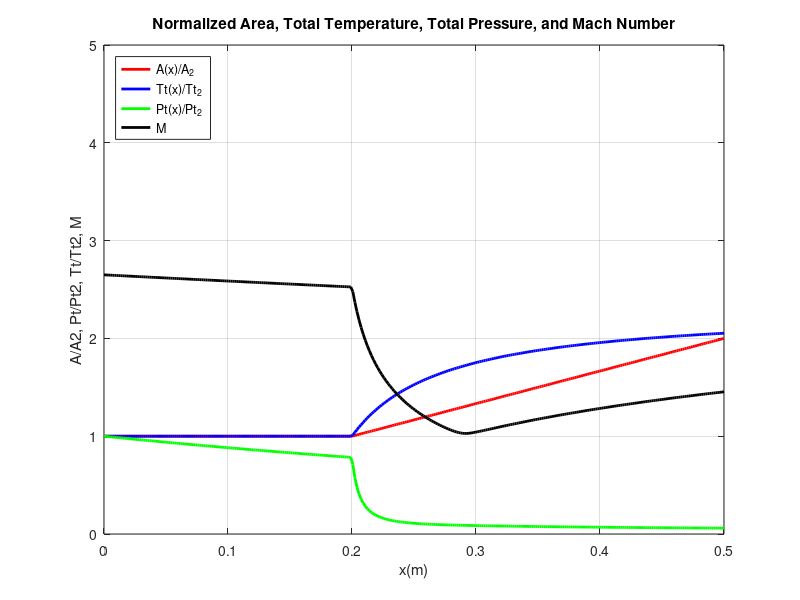
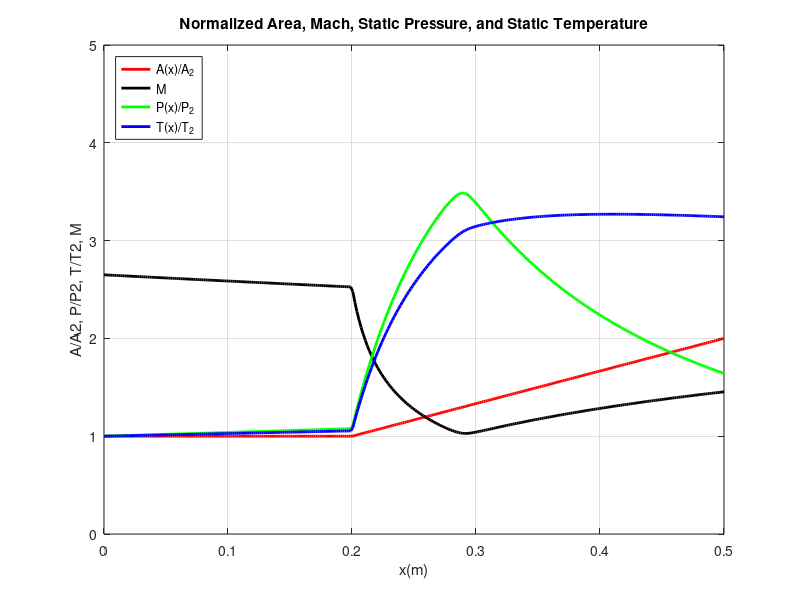

Write the MATLAB code that produced these figures, in order.
clear; close all; clc;

gamma_iso = 1.37; R_iso = 287;  cp_iso = 1063;
gamma_comb = 1.31; R_comb = 297; cp_comb = 1255;

Cf = 0.002;
D = 0.06;
fst = 0.029;
phi = 0.71;
h_PR = 1.2e8;
eta_c_tot = 0.8;
vartheta = 5.0;

M2 = 2.65;
T2 = 650;
P2 = 50e3;
A2 = pi*D^2/4;

Ht2 = 1.59e6;
Tt2 = Ht2/cp_iso;
Pt2 = P2*(Tt2/T2)^(gamma_iso/(gamma_iso-1));

x2 = 0.0; x3 = 0.2; x4 = 0.5;

% Property switches as functions of x
gamma_fun = @(x) (x <= x3).*gamma_iso + (x > x3).*gamma_comb;
cp_fun    = @(x) (x <= x3).*cp_iso    + (x > x3).*cp_comb;
% R_fun not used below, keep if needed:
R_fun     = @(x) (x <= x3).*R_iso     + (x > x3).*R_comb;

% Geometry and combustion scheduling
dAdx  = @(x, A) (x <= x3)*0 + (x > x3)*(A2/(x4 - x3));
X_fun = @(x) (x - x3) / (x4 - x3);
detadx= @(x) (eta_c_tot * vartheta / (x4-x3)) ./ (1 + (vartheta-1) * X_fun(x)).^2;

% ODE right-hand sides with x-dependent gamma, cp
dTtdx = @(x, Tt) (x <= x3)*0 + (x > x3)*((h_PR * fst * phi ./ cp_fun(x)) .* detadx(x));
dPtdx = @(x, Tt, Pt, M) Pt .* (-gamma_fun(x) .* M.^2) .* ( dTtdx(x, Tt) ./ Tt + (4 * Cf) / D );
dMdx  = @(x, Tt, M, A) (M .* (1 + ((gamma_fun(x) - 1)/2) .* M.^2) ./ (1 - M.^2)) .* ...
    ( ((1 + gamma_fun(x) .* M.^2) / 2) .* (dTtdx(x, Tt) ./ Tt) ...
    + (gamma_fun(x) .* M.^2) .* (2 * Cf / D) - dAdx(x, A) ./ A );
dPdx  = @(x, Tt, M, A, P) (P .* (gamma_fun(x) .* M.^2) ./ (1 - M.^2)) .* ...
    ( dAdx(x, A) ./ A - (1 + (gamma_fun(x) - 1) .* M.^2) .* (2 * Cf / D) ...
    - (1 + ((gamma_fun(x) - 1) .* M.^2) / 2) .* (dTtdx(x, Tt) ./ Tt) );
dTdx  = @(x, Tt, M, A, T) (T ./ (1 - M.^2)) .* ...
    ( (gamma_fun(x) - 1) .* M.^2 .* ( dAdx(x, A) ./ A - gamma_fun(x) .* M.^2 .* (2 * Cf / D) ) ...
    + (1 - gamma_fun(x) .* M.^2) .* (1 + (gamma_fun(x) - 1) .* M.^2 / 2) .* (dTtdx(x, Tt) ./ Tt) );

odes = @(x, y) [ ...
    dAdx(x, y(1));                   % dA/dx
    dTtdx(x, y(2));                  % dTt/dx
    dPtdx(x, y(2), y(3), y(4));      % dPt/dx
    dMdx(x, y(2), y(4), y(1));       % dM/dx
    dPdx(x, y(2), y(4), y(1), y(5)); % dP/dx
    dTdx(x, y(2), y(4), y(1), y(6))  % dT/dx
    ];

xspan = linspace(x2, x4, 300);
y0 = [A2; Tt2; Pt2; M2; P2; T2];

% Optional: stop at sonic condition
opts = odeset('RelTol',1e-6,'AbsTol',1e-8);
% opts = odeset(opts,'Events',@(x,y) sonicEvent(x,y));

[x, y] = ode45(odes, xspan, y0, opts);

A  = y(:, 1);
Tt = y(:, 2);
Pt = y(:, 3);
M  = y(:, 4);
P  = y(:, 5);
T  = y(:, 6);

A_A2 = A / A2;
Tt_Tt2 = Tt / Tt2;
Pt_Pt2 = Pt / Pt2;
P_P2 = P / P2;
T_T2 = T / T2;

figure;
plot(x, A_A2, '-r', 'LineWidth', 2); hold on;
plot(x, Tt_Tt2, '-b', 'LineWidth', 2);
plot(x, Pt_Pt2, '-g', 'LineWidth', 2);
plot(x, M, 'k-', 'LineWidth', 2);
xlabel('x(m)'); ylabel('A/A2, Pt/Pt2, Tt/Tt2, M');
legend('A(x)/A_2', 'Tt(x)/Tt_2', 'Pt(x)/Pt_2', 'M', 'Location', 'northwest');
title('Normalized Area, Total Temperature, Total Pressure, and Mach Number');
grid on;

xlim([0 0.5]);
ylim([0 5]);
xticks(0:0.1:0.5);
yticks(0:1:5);

figure;
plot(x, A_A2, '-r', 'LineWidth', 2); hold on;
plot(x, M, 'k-', 'LineWidth', 2);
plot(x, P_P2, '-g', 'LineWidth', 2);
plot(x, T_T2, '-b', 'LineWidth', 2);
xlabel('x(m)'); ylabel('A/A2, P/P2, T/T2, M');
legend('A(x)/A_2', 'M', 'P(x)/P_2', 'T(x)/T_2', 'Location', 'northwest');
title('Normalized Area, Mach, Static Pressure, and Static Temperature');
grid on;

xlim([0 0.5]);
ylim([0 5]);
xticks(0:0.1:0.5);
yticks(0:1:5);

function [value,isterminal,direction] = sonicEvent(x,y)
    M = y(4);
    value = 1 - M.^2;
    isterminal = 1;
    direction = -1;
end
